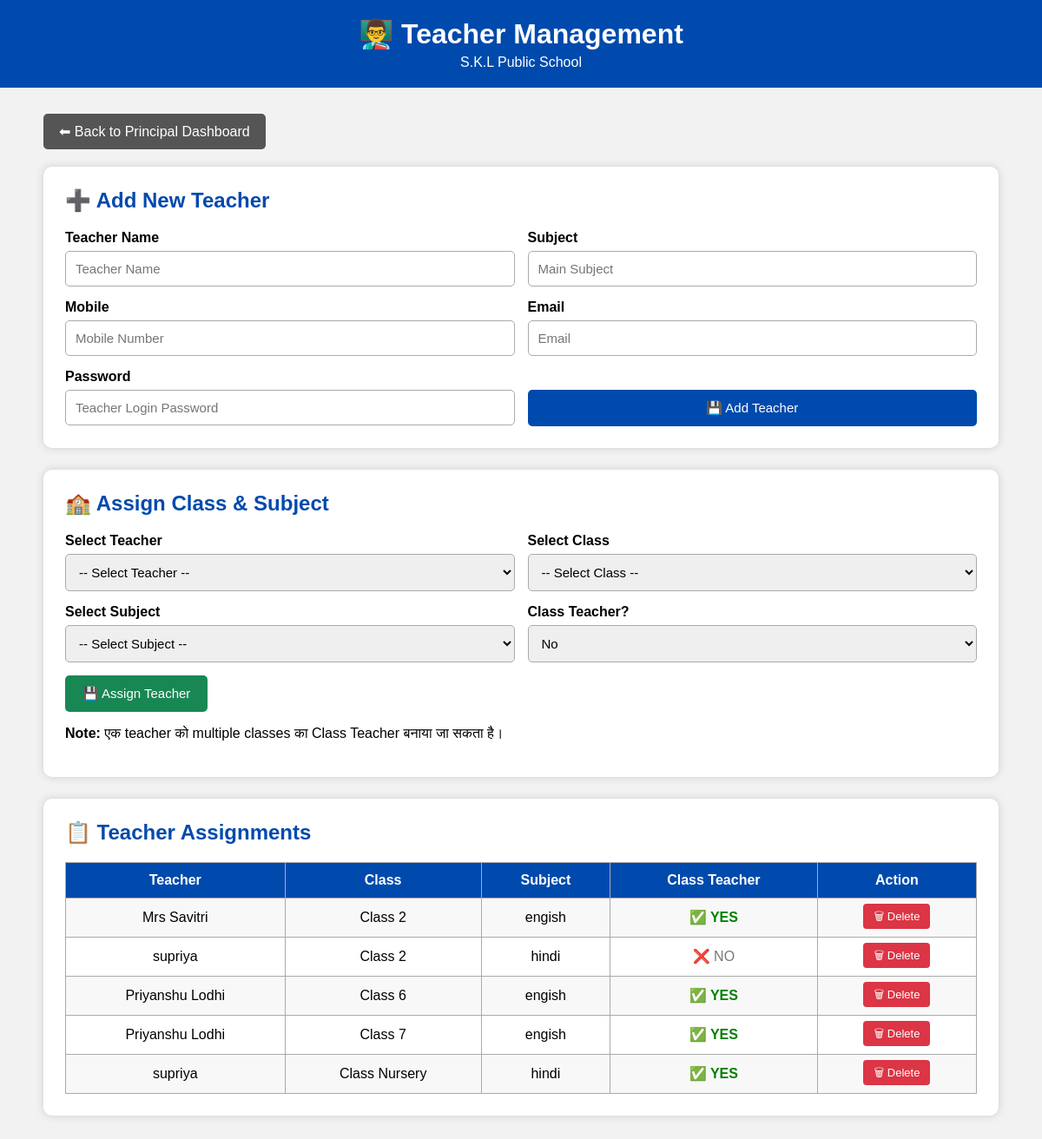
The page /manage-teachers.php (signed in) on the database its author committed.
### tables this page shows
CREATE TABLE `teacher_assignments` (
  `id` int(11) NOT NULL,
  `teacher_id` int(11) NOT NULL,
  `class` varchar(20) NOT NULL,
  `subject_id` int(11) NOT NULL,
  `is_class_teacher` tinyint(1) NOT NULL DEFAULT '0'
);

CREATE TABLE `teachers` (
  `id` int(11) NOT NULL,
  `name` varchar(100) DEFAULT NULL,
  `subject` varchar(100) DEFAULT NULL,
  `mobile` varchar(15) DEFAULT NULL,
  `email` varchar(100) DEFAULT NULL,
  `password` varchar(100) DEFAULT NULL
);

CREATE TABLE `subjects` (
  `id` int(11) NOT NULL,
  `subject_name` varchar(100) DEFAULT NULL,
  `subject_code` varchar(50) DEFAULT NULL
);

### manage-teachers.php (the view, shortened to what this page needs)
<?php
include "connection.php";
$assignments = mysqli_query(
    $conn,
    "SELECT
        teacher_assignments.id,
        teacher_assignments.class,
        teacher_assignments.is_class_teacher,
        teachers.name AS teacher_name,
        subjects.subject_name
     FROM teacher_assignments
     JOIN teachers
     ON teacher_assignments.teacher_id =
        teachers.id
     JOIN subjects
     ON teacher_assignments.subject_id =
        subjects.id
     ORDER BY
        teacher_assignments.class ASC,
        teachers.name ASC"
);
?>
<!DOCTYPE html>
<html>
<head>
</head>
<body>
<div class="header">
<h1>
👨‍🏫 Teacher Management
</h1>
<p>
S.K.L Public School
</p>
</div>
<div class="container">
<a
href="principal-dashboard.php"
class="back"
>
⬅ Back to Principal Dashboard
</a>
<div class="card">
<h2>
➕ Add New Teacher
</h2>
<form
method="POST"
>
<div class="form-grid">
<div class="form-group">
<label>
Teacher Name
</label>
<input
type="text"
name="name"
placeholder="Teacher Name"
required
>
</div>
<div class="form-group">
<label>
Subject
</label>
<input
type="text"
name="subject"
placeholder="Main Subject"
>
</div>
<div class="form-group">
<label>
Mobile
</label>
<input
type="text"
name="mobile"
placeholder="Mobile Number"
>
</div>
<div class="form-group">
<label>
Email
</label>
<input
type="email"
name="email"
placeholder="Email"
>
</div>
<div class="form-group">
<label>
Password
</label>
<input
type="text"
name="password"
placeholder="Teacher Login Password"
required
>
</div>
<div class="form-group">
<label>
</label>
<button
type="submit"
name="add_teacher"
>
💾 Add Teacher
</button>
</div>
</div>
</form>
</div>
<div class="card">
<h2>
🏫 Assign Class & Subject
</h2>
<form
method="POST"
>
<div class="form-grid">
<div class="form-group">
<label>
Select Teacher
</label>
<select
name="teacher_id"
required
>
<option value="">
-- Select Teacher --
</option>
</select>
</div>
<div class="form-group">
<label>
Select Class
</label>
<select
name="class"
required
>
<option value="">
-- Select Class --
</option>
</select>
</div>
<div class="form-group">
<label>
Select Subject
</label>
<select
name="subject_id"
required
>
<option value="">
-- Select Subject --
</option>
</select>
</div>
<div class="form-group">
<label>
Class Teacher?
</label>
<select
name="is_class_teacher"
required
>
<option value="0">
No
</option>
</select>
</div>
<div class="full">
<button
type="submit"
name="assign_teacher"
class="assign-btn"
>
💾 Assign Teacher
</button>
</div>
</div>
</form>
<p>
<strong>Note:</strong>
एक teacher को multiple classes का Class Teacher बनाया जा सकता है।
</p>
</div>
<div class="card">
<h2>
📋 Teacher Assignments
</h2>
<div class="table-container">
<table>
<tr>
<th>
Teacher
</th>
<th>
Class
</th>
<th>
Subject
</th>
<th>
Class Teacher
</th>
<th>
Action
</th>
</tr>
<?php
while(
    $assignment =
    mysqli_fetch_assoc(
        $assignments
    )
)
{
?>
<tr>
<td>
<?php
echo htmlspecialchars(
    $assignment['teacher_name']
);
?>
</td>
<td>
Class
<?php
echo htmlspecialchars(
    $assignment['class']
);
?>
</td>
<td>
<?php
echo htmlspecialchars(
    $assignment['subject_name']
);
?>
</td>
<td>
<?php
if(
    intval(
        $assignment['is_class_teacher']
    ) == 1
)
{
?>
<span class="yes">
✅ YES
</span>
<?php
}
else
{
?>
<span class="no">
❌ NO
</span>
<?php
}
?>
</td>
<td>
<a
class="delete"
href="manage-teachers.php?delete_assignment=<?php echo $assignment['id']; ?>"
onclick="return confirm('Is assignment ko delete karna hai?');"
>
🗑 Delete
</a>
</td>
</tr>
<?php
}
?>
</table>
</div>
</div>
</div>
</body>
</html>

### manage-teachers.php (style rules this page uses)
* { box-sizing:border-box; }
body { margin:0; font-family:Arial,sans-serif; background:#f2f2f2; }
.header { background:#004aad; color:white; padding:20px; text-align:center; }
.header h1 { margin:0 0 5px 0; }
.header p { margin:0; }
.container { width:95%; max-width:1100px; margin:30px auto; }
.back { display:inline-block; background:#555; color:white; text-decoration:none; padding:11px 18px; border-radius:5px; margin-bottom:20px; }
.card { background:white; padding:25px; margin-bottom:25px; border-radius:10px; box-shadow:0 0 10px #ccc; }
.card h2 { color:#004aad; margin-top:0; }
.form-grid { display:grid; grid-template-columns: repeat(2,1fr); gap:15px; }
.form-group { display:flex; flex-direction:column; }
.form-group label { font-weight:bold; margin-bottom:6px; }
input, select { padding:11px; border:1px solid #aaa; border-radius:5px; font-size:15px; }
button { padding:12px 20px; border:none; border-radius:5px; background:#004aad; color:white; font-size:15px; cursor:pointer; }
.full { grid-column:1 / -1; }
.assign-btn { background:#198754; }
.table-container { overflow-x:auto; }
table { width:100%; border-collapse:collapse; min-width:700px; }
th, td { border:1px solid #aaa; padding:11px; text-align:center; }
th { background:#004aad; color:white; }
tr:nth-child(even) { background:#f8f8f8; }
.yes { color:green; font-weight:bold; }
.no { color:#777; }
.delete { background:#dc3545; color:white; padding:7px 12px; border-radius:4px; text-decoration:none; font-size:13px; }

### rows shown on the page
teacher_assignments: teacher.name "Mrs Savitri", class "2", subject.subject_name "engish", is_class_teacher "✅ YES"
teacher_assignments: teacher.name "supriya", class "2", subject.subject_name "hindi", is_class_teacher "❌ NO"
teacher_assignments: teacher.name "Priyanshu Lodhi", class "6", subject.subject_name "engish", is_class_teacher "✅ YES"
teacher_assignments: teacher.name "Priyanshu Lodhi", class "7", subject.subject_name "engish", is_class_teacher "✅ YES"
teacher_assignments: teacher.name "supriya", class "Nursery", subject.subject_name "hindi", is_class_teacher "✅ YES"
